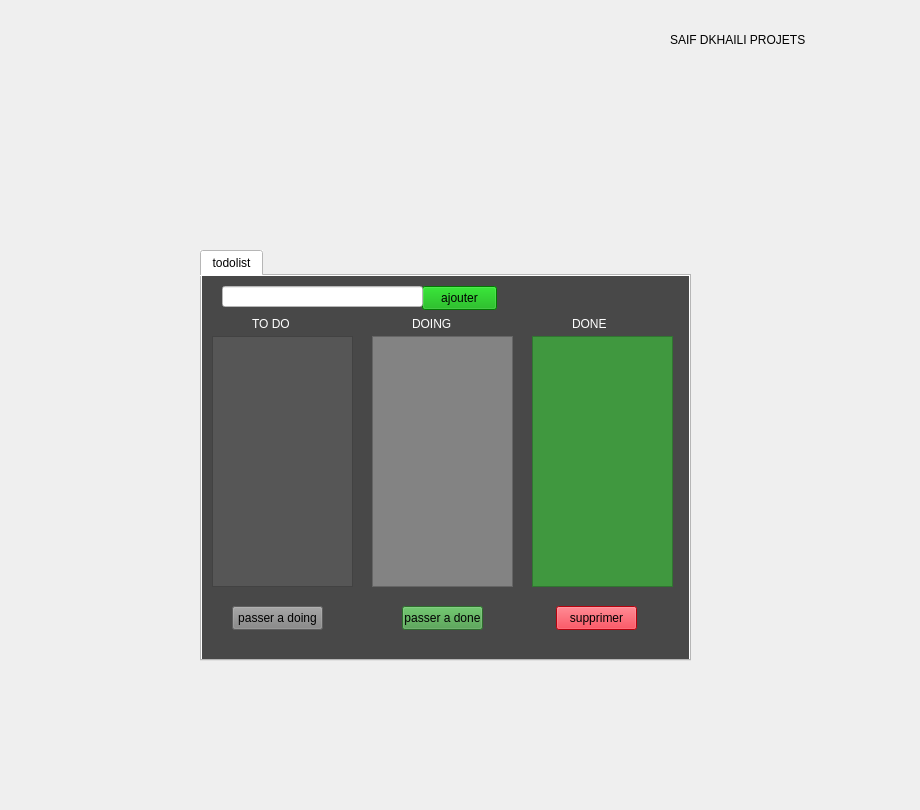
   <widget class="QWidget" name="page3_PROJETS">
    <widget class="QLabel" name="label_4">
     <property name="geometry">
      <rect>
       <x>0</x>
       <y>-10</y>
       <width>911</width>
       <height>801</height>
      </rect>
     </property>
     <property name="text">
      <string/>
     </property>
     <property name="pixmap">
      <pixmap resource="res.qrc">:/back.png</pixmap>
     </property>
    </widget>
    <widget class="QLabel" name="label_7">
     <property name="geometry">
      <rect>
       <x>670</x>
       <y>30</y>
       <width>171</width>
       <height>20</height>
      </rect>
     </property>
     <property name="text">
      <string>SAIF DKHAILI PROJETS</string>
     </property>
    </widget>
    <widget class="QTabWidget" name="tabWidget_2">
     <property name="geometry">
      <rect>
       <x>200</x>
       <y>250</y>
       <width>491</width>
       <height>411</height>
      </rect>
     </property>
     <property name="styleSheet">
      <string notr="true">background-color: rgb(255, 255, 255);</string>
     </property>
     <property name="currentIndex">
      <number>0</number>
     </property>
     <widget class="QWidget" name="todolist">
      <property name="styleSheet">
       <string notr="true">background-color: rgb(72, 72, 72);</string>
      </property>
      <attribute name="title">
       <string>todolist</string>
      </attribute>
      <widget class="QTableView" name="done">
       <property name="geometry">
        <rect>
         <x>330</x>
         <y>60</y>
         <width>141</width>
         <height>251</height>
        </rect>
       </property>
       <property name="styleSheet">
        <string notr="true">background-color: rgb(64, 152, 63);
color: gb(4,4,4);</string>
       </property>
      </widget>
      <widget class="QTableView" name="doing">
       <property name="geometry">
        <rect>
         <x>170</x>
         <y>60</y>
         <width>141</width>
         <height>251</height>
        </rect>
       </property>
       <property name="styleSheet">
        <string notr="true">background-color: rgb(131, 131, 131);
color: rgb(4, 4, 4);</string>
       </property>
      </widget>
      <widget class="QTableView" name="todo">
       <property name="geometry">
        <rect>
         <x>10</x>
         <y>60</y>
         <width>141</width>
         <height>251</height>
        </rect>
       </property>
       <property name="styleSheet">
        <string notr="true">background-color: rgb(86, 86, 86);
color: gb(4, 4, 4);</string>
       </property>
      </widget>
      <widget class="QLabel" name="label_40">
       <property name="geometry">
        <rect>
         <x>50</x>
         <y>40</y>
         <width>58</width>
         <height>16</height>
        </rect>
       </property>
       <property name="styleSheet">
        <string notr="true">color: rgb(255, 255, 255);
font:14pt&quot;Ebrima&quot;;</string>
       </property>
       <property name="text">
        <string>TO DO</string>
       </property>
      </widget>
      <widget class="QLabel" name="label_41">
       <property name="geometry">
        <rect>
         <x>210</x>
         <y>40</y>
         <width>58</width>
         <height>16</height>
        </rect>
       </property>
       <property name="styleSheet">
        <string notr="true">color: rgb(255, 255, 255);
font:14pt&quot;Ebrima&quot;;</string>
       </property>
       <property name="text">
        <string>DOING</string>
       </property>
      </widget>
      <widget class="QLabel" name="label_42">
       <property name="geometry">
        <rect>
         <x>370</x>
         <y>40</y>
         <width>58</width>
         <height>16</height>
        </rect>
       </property>
       <property name="styleSheet">
        <string notr="true">color: rgb(255, 255, 255);
font:14pt&quot;Ebrima&quot;;</string>
       </property>
       <property name="text">
        <string>DONE</string>
       </property>
      </widget>
      <widget class="QPushButton" name="movetodoing">
       <property name="geometry">
        <rect>
         <x>30</x>
         <y>330</y>
         <width>91</width>
         <height>24</height>
        </rect>
       </property>
       <property name="styleSheet">
        <string notr="true">
background-color: rgb(131, 131, 131);
</string>
       </property>
       <property name="text">
        <string>passer a doing</string>
       </property>
      </widget>
      <widget class="QPushButton" name="delete_2">
       <property name="geometry">
        <rect>
         <x>354</x>
         <y>330</y>
         <width>81</width>
         <height>24</height>
        </rect>
       </property>
       <property name="styleSheet">
        <string notr="true">background-color: rgb(255, 1, 18);</string>
       </property>
       <property name="text">
        <string>supprimer</string>
       </property>
      </widget>
      <widget class="QPushButton" name="movetodone">
       <property name="geometry">
        <rect>
         <x>200</x>
         <y>330</y>
         <width>81</width>
         <height>24</height>
        </rect>
       </property>
       <property name="styleSheet">
        <string notr="true">background-color: rgb(64, 152, 63);</string>
       </property>
       <property name="text">
        <string>passer a done</string>
       </property>
      </widget>
      <widget class="QPushButton" name="add">
       <property name="geometry">
        <rect>
         <x>220</x>
         <y>10</y>
         <width>75</width>
         <height>24</height>
        </rect>
       </property>
       <property name="styleSheet">
        <string notr="true">background-color: rgb(0, 170, 0);</string>
       </property>
       <property name="text">
        <string>ajouter</string>
       </property>
      </widget>
      <widget class="QLineEdit" name="task">
       <property name="geometry">
        <rect>
         <x>20</x>
         <y>10</y>
         <width>201</width>
         <height>21</height>
        </rect>
       </property>
       <property name="styleSheet">
        <string notr="true">background-color: rgb(255, 255, 255);
color: rgb(0, 0, 0);</string>
       </property>
      </widget>
     </widget>
    </widget>
   </widget>
